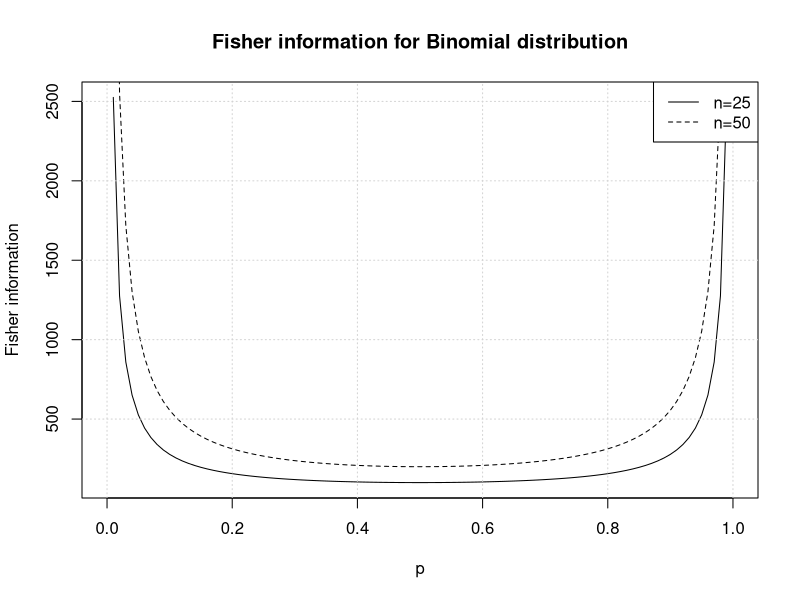
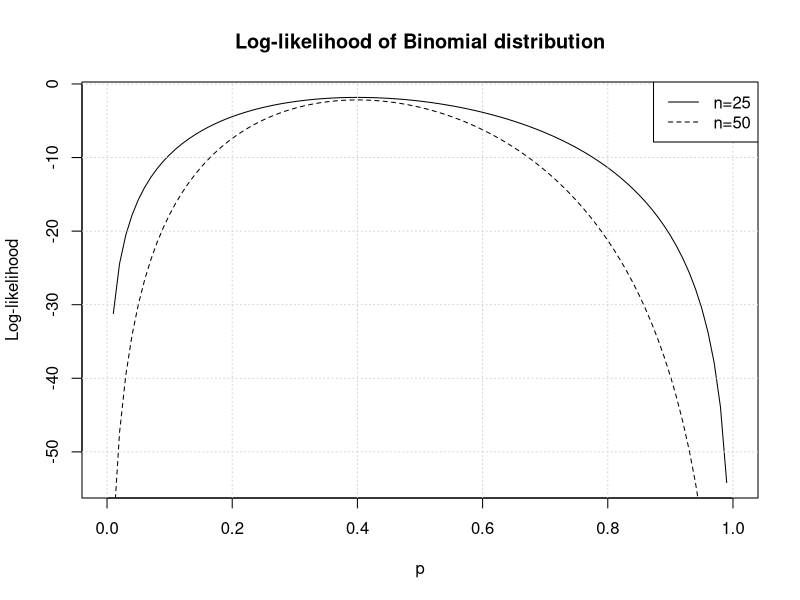

R code for these plots, in order:
## ---- chunk 1
#| echo: false
FI <- function(x,n) {n/(x*(1-x))}
curve(FI(x,n=25), 0,1, lty=1, xlab='p', ylab='Fisher information',
        main='Fisher information for Binomial distribution')
curve(FI(x,n=50), 0,1, add=TRUE, lty=2)
grid()
legend("topright", legend = c("n=25", "n=50"), lty = c(1,2))
## ---- chunk 2
loglik <- function(x, y, n) lchoose(n,y) + y*log(x) + (n-y)*log(1-x)

curve(loglik(x,y=10,n=25), 0,1, lty=1, xlab='p', ylab='Log-likelihood',
        main='Log-likelihood of Binomial distribution')
curve(loglik(x,y=20,n=50), 0,1, add=TRUE, lty=2)
grid()
legend("topright", legend = c("n=25", "n=50"), lty = c(1,2))

## ---- chunk 3
n <- 25
y <- 10
f <- function(x) -loglik(x, y, n)
mle <- nlm(f, 0.5, hessian=TRUE)

## ---- chunk 4
cat(paste("Numerical estimate of p:", round(mle$estimate, 2)))
est <- paste("Estimated variance of p:", round(1/mle$hessian, 4))
act <- paste("Actual variance variance of p:", round(0.4*(1-0.4)/n, 4))
cat(paste(est, act, sep='\n'))
